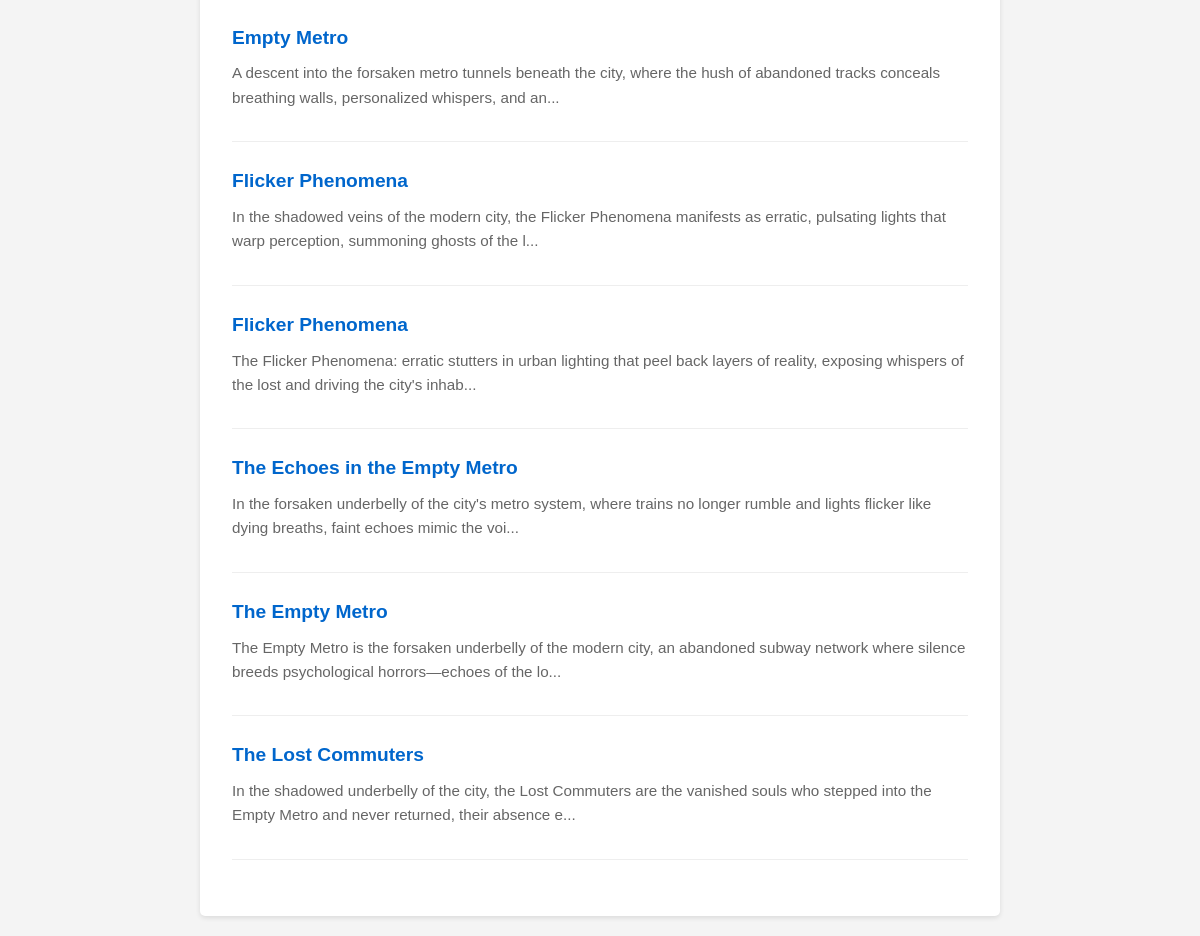
The page /world/ruhr-neon-depths (lower part) on the database as committed earlier.
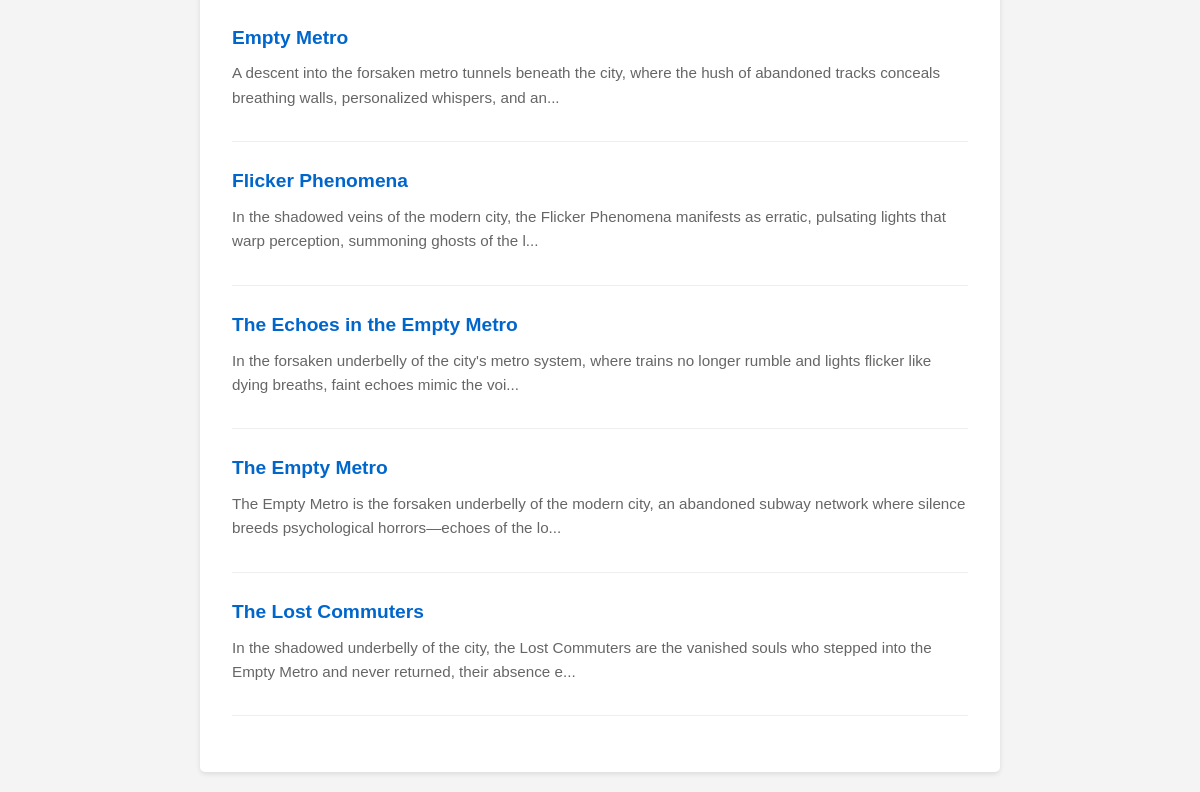
The same page on the database as committed later.
### app/models/article.py (models this page shows)
class ArticleBase(SQLModel):
    title: str = Field(index=True)
    summary: str
    content: str
    image_url: Optional[str] = Field(default=None)
    image_caption: Optional[str] = Field(default=None)
    year: Optional[str] = Field(default=None)

class Article(ArticleBase, table=True):
    id: Optional[int] = Field(default=None, primary_key=True)
    related_entities_json: str = "[]"

### app/main.py (the view)
@app.get("/world/{world_name}", response_class=HTMLResponse)
async def world_home(request: Request, world_name: str):
    session_gen = get_session(world_name)
    session = next(session_gen)
    try:
        statement = select(Article).order_by(Article.title)
        articles = session.exec(statement).all()
        world_config = world_manager.get_config(world_name)
        return templates.TemplateResponse(
            "world_overview.html",
            {
                "request": request,
                "world_name": world_name,
                "world_config": world_config,
                "articles": articles,
            },
        )
    finally:
        session.close()

### app/templates/world_overview.html (shortened to what this page needs)
{% extends "base.html" %}
{% block content %}
{% if articles %}
<ul class="article-list">
    {% for article in articles %}
    <li>
        <a href="{{ base_url }}/world/{{ world_name }}/wiki/{{ article.title }}">{{ article.title }}</a>
        {% if article.summary %}
        <p class="article-summary">{{ article.summary[:150] }}...</p>
        {% endif %}
    </li>
    {% endfor %}
</ul>
{% else %}
<p>No articles found. <a href="{{ base_url }}/world/{{ world_name }}/wiki/Start">Create the first one!</a></p>
{% endif %}
{% endblock %}

### app/templates/base.html (shortened to what this page needs)
<!DOCTYPE html>
<html lang="en">
<head>
</head>
<body>
    <div class="container">
        {% block content %}{% endblock %}
    </div>
</body>
</html>

### app/templates/base.html (style rules this page uses)
body { font-family: sans-serif; line-height: 1.6; max-width: 800px; margin: 0 auto; padding: 20px; background: #f4f4f4; color: #333; }
a { color: #0066cc; text-decoration: none; }
.container { background: #fff; padding: 2rem; border-radius: 5px; box-shadow: 0 2px 5px rgba(0, 0, 0, 0.1); }

### app/templates/world_overview.html (style rules this page uses)
.article-list { list-style: none; padding: 0; }
.article-list li { margin-bottom: 1.5rem; border-bottom: 1px solid #eee; padding-bottom: 1rem; }
.article-list a { font-size: 1.2em; font-weight: bold; }
.article-summary { color: #666; margin-top: 0.5rem; font-size: 0.95em; }

Rows that differ between the two databases and show on the page:
removed Article: title "Flicker Phenomena", summary "The Flicker Phenomena: erratic stutters in urban lighting that peel back layers of reality, exposing whispers of the lost and driving the city's inhab"
